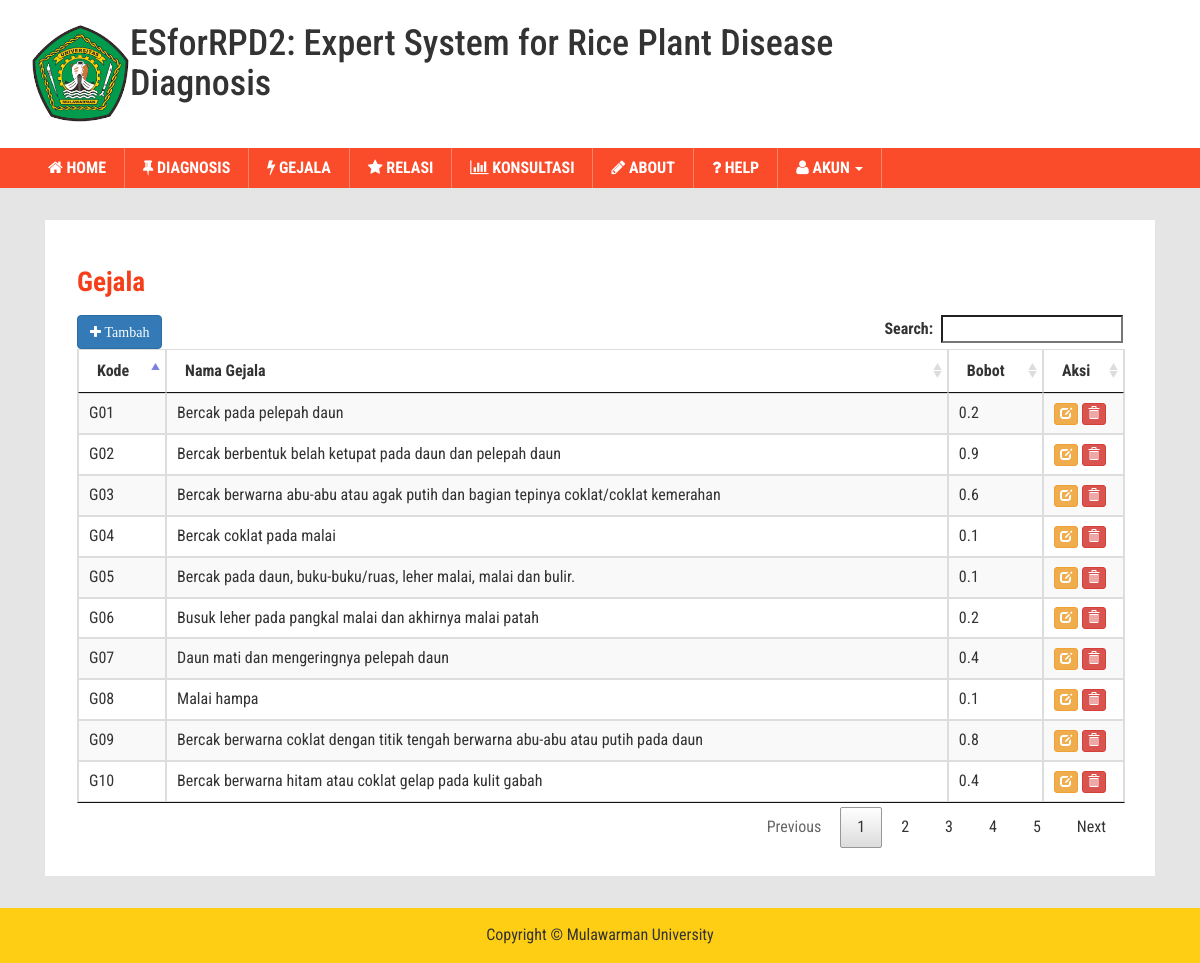
/index.php?m=gejala (signed in), run on the app's committed database.
### tables this page shows
CREATE TABLE `tb_gejala` (
  `kode_gejala` varchar(16) NOT NULL,
  `nama_gejala` varchar(255) NOT NULL DEFAULT '',
  `bobot` double NOT NULL DEFAULT '0'
);

### functions.php (called while the page is built, shortened)
<?php
$config["server"]='localhost';
$config["username"]='root';
$config["password"]='';
$config["database_name"]='sp_ds';
include'includes/ez_sql_core.php';
include'includes/ez_sql_mysqli.php';
$db = new ezSQL_mysqli($config[username], $config[password], $config[database_name], $config[server]);

### includes/ez_sql_core.php (called while the page is built, shortened)
<?php
	class ezSQLcore
	{
		var $timers           = array();
		function get_host_port( $host, $default = false )
		{
			$port = $default;
			return array( $host, $port );
		}
		function flush()
		{
			$this->last_result = array();
		}
		function get_results($query=null, $output = OBJECT)
		{
			if ( $query )
			{
				$this->query($query);
			}
			if ( $output == OBJECT )
			{
				return $this->last_result;
			}
		}
		function timer_get_cur()
		{
			list($usec, $sec) = explode(" ",microtime());
			return ((float)$usec + (float)$sec);
		}
		function timer_start($timer_name)
		{
			$this->timers[$timer_name] = $this->timer_get_cur();
		}
		function timer_elapsed($timer_name)
		{
			return round($this->timer_get_cur() - $this->timers[$timer_name],2);
		}
	}

### includes/ez_sql_mysqli.php (called while the page is built, shortened)
<?php
	$ezsql_mysqli_str = array
	(
		1 => 'Require $dbuser and $dbpassword to connect to a database server',
		2 => 'Error establishing mySQLi database connection. Correct user/password? Correct hostname? Database server running?',
		3 => 'Require $dbname to select a database',
		4 => 'mySQLi database connection is not active',
		5 => 'Unexpected error while trying to select database'
	);
	class ezSQL_mysqli extends ezSQLcore
	{
		function ezSQL_mysqli($dbuser='', $dbpassword='', $dbname='', $dbhost='localhost', $encoding='')
		{
			$this->dbuser = $dbuser;
			$this->dbpassword = $dbpassword;
			$this->dbname = $dbname;
			$this->encoding = $encoding;
		}
		function connect($dbuser='', $dbpassword='', $dbhost='localhost', $dbport=false)
		{
			global $ezsql_mysqli_str; $return_val = false;
			if ( ! $dbuser )
			{
				$this->register_error($ezsql_mysqli_str[1].' in '.__FILE__.' on line '.__LINE__);
				$this->show_errors ? trigger_error($ezsql_mysqli_str[1],E_USER_WARNING) : null;
			}
			else
			{
				$this->dbh = new mysqli($dbhost,$dbuser,$dbpassword, '', $dbport);
				if( $this->dbh->connect_errno )
				{
					$this->register_error($ezsql_mysqli_str[2].' in '.__FILE__.' on line '.__LINE__);
					$this->show_errors ? trigger_error($ezsql_mysqli_str[2],E_USER_WARNING) : null;
				}
				else
				{
					$return_val = true;
				}
			}
			return $return_val;
		}
		function select($dbname='', $encoding='')
		{
			global $ezsql_mysqli_str; $return_val = false;
			if ( ! $dbname )
			{
				$this->register_error($ezsql_mysqli_str[3].' in '.__FILE__.' on line '.__LINE__);
				$this->show_errors ? trigger_error($ezsql_mysqli_str[3],E_USER_WARNING) : null;
			}
			else if ( ! $this->dbh )
			{
				$this->register_error($ezsql_mysqli_str[4].' in '.__FILE__.' on line '.__LINE__);
				$this->show_errors ? trigger_error($ezsql_mysqli_str[4],E_USER_WARNING) : null;
			}
			else if ( !@$this->dbh->select_db($dbname) )
			{
				if ( !$str = @$this->dbh->error)
					  $str = $ezsql_mysqli_str[5];
				$this->register_error($str.' in '.__FILE__.' on line '.__LINE__);
				$this->show_errors ? trigger_error($str,E_USER_WARNING) : null;
			}
			else
			{
				$return_val = true;
			}
			return $return_val;
		}
		function query($query)
		{
			$return_val = 0;
			$query = trim($query);
			$this->result = @$this->dbh->query($query);
			if ( preg_match("/^(insert|delete|update|replace|truncate|drop|create|alter|begin|commit|rollback|set|lock|unlock|call)/i",$query) )
			{
				$is_insert = true;
				$this->rows_affected = @$this->dbh->affected_rows;
				if ( preg_match("/^(insert|replace)\s+/i",$query) )
				{
					$this->insert_id = @$this->dbh->insert_id;
				}
				$return_val = $this->rows_affected;
			}
			else
			{
				$is_insert = false;
				$i=0;
				$num_rows=0;
				while ( $row = @$this->result->fetch_object() )
				{
					$num_rows++;
				}
				$this->num_rows = $num_rows;
				$return_val = $this->num_rows;
			}
			return $return_val;
		}
	}

### gejala.php (the view, shortened to what this page needs)
<div class="technology-1">
	<div class="container">
		<div class="col-md-12">
			<div class="business">
				<div class=" blog-grid2">
					<div class="blog-text">
						<h5>Gejala</h5>
    <table id="tabel_gejala" class="table table-bordered table-hover table-striped">
    <thead>
        <tr>
            <th>Kode</th>
            <th>Nama Gejala</th>
            <th>Bobot</th>
            <th>Aksi</th>
        </tr>
    </thead>
    <?php
    $rows = $db->get_results("SELECT * FROM tb_gejala ORDER BY kode_gejala");
    foreach($rows as $row):?>
        <tr>
        <td><?=$row->kode_gejala ?></td>
        <td><?=$row->nama_gejala?></td>
        <td><?=$row->bobot?></td>
        <td class="nw">
            <a class="btn btn-xs btn-warning" href="?m=gejala_ubah&ID=<?=$row->kode_gejala?>"><span class="glyphicon glyphicon-edit"></span></a>
            <a class="btn btn-xs btn-danger gejala-hapus" href="aksi.php?act=gejala_hapus&ID=<?=$row->kode_gejala?>"><span class="glyphicon glyphicon-trash"></span></a>
        </td>
    </tr>
    <?php endforeach;
    ?>
    </table>
					</div>
				</div>
			</div>
		</div>
	</div>
</div>

### assets/css/style.css (style rules this page uses)
html, body { font-family: 'Roboto Condensed', sans-serif; font-size: 100%; background: #e5e5e5; }
body a,.grid_1,plan_1,plan_1.one,plan_1.two,i.icon1, i.icon2, i.icon3, i.icon4, i.icon5, i.icon6 { transition:0.5s all; -webkit-transition:0.5s all; -moz-transition:0.5s all; -o-transition:0.5s all; -ms-transition:0.5s all; }
h1,h2,h3,h4,h5,h6 { margin:0; font-family: 'Roboto Condensed', sans-serif; }
.technology-1 { margin: 2em 0; }
.business { padding: 2em 2em 1.8em; background: #fff; }
.blog-text h5 { font-size: 1.7em; margin: 0.6em 0; color:#f53f1a; font-weight:700; }

### data on the page
tb_gejala: kode_gejala "G01", nama_gejala "Bercak pada pelepah daun", bobot "0.2"
tb_gejala: kode_gejala "G02", nama_gejala "Bercak berbentuk belah ketupat pada daun dan pelepah daun", bobot "0.9"
tb_gejala: kode_gejala "G03", nama_gejala "Bercak berwarna abu-abu atau agak putih dan bagian tepinya coklat/coklat kemerahan", bobot "0.6"
tb_gejala: kode_gejala "G04", nama_gejala "Bercak coklat pada malai", bobot "0.1"
tb_gejala: kode_gejala "G05", nama_gejala "Bercak pada daun, buku-buku/ruas, leher malai, malai dan bulir.", bobot "0.1"
tb_gejala: kode_gejala "G06", nama_gejala "Busuk leher pada pangkal malai dan akhirnya malai patah", bobot "0.2"
tb_gejala: kode_gejala "G07", nama_gejala "Daun mati dan mengeringnya pelepah daun", bobot "0.4"
tb_gejala: kode_gejala "G08", nama_gejala "Malai hampa", bobot "0.1"
tb_gejala: kode_gejala "G09", nama_gejala "Bercak berwarna coklat dengan titik tengah berwarna abu-abu atau putih pada daun", bobot "0.8"
tb_gejala: kode_gejala "G10", nama_gejala "Bercak berwarna hitam atau coklat gelap pada kulit gabah", bobot "0.4"
